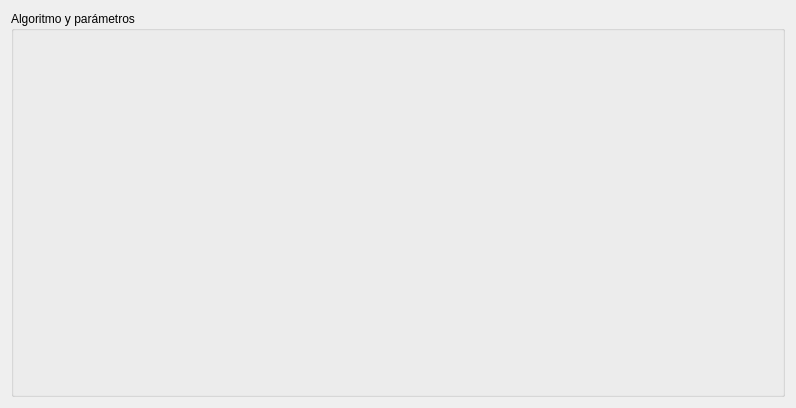
<?xml version="1.0" encoding="UTF-8"?>
<ui version="4.0">
 <class>EquationDialog</class>
 <widget class="QDialog" name="EquationDialog">
  <property name="geometry">
   <rect>
    <x>0</x>
    <y>0</y>
    <width>796</width>
    <height>408</height>
   </rect>
  </property>
  <property name="windowTitle">
   <string>Dialog</string>
  </property>
  <layout class="QHBoxLayout" name="horizontalLayout">
   <item>
    <widget class="QGroupBox" name="equationGroupBox">
     <property name="title">
      <string>Algoritmo y parámetros</string>
     </property>
     <layout class="QHBoxLayout" name="horizontalLayout_2">
      <item>
       <widget class="QLabel" name="equation">
        <property name="text">
         <string/>
        </property>
        <property name="pixmap">
         <pixmap>../assets/equations/fista.png</pixmap>
        </property>
        <property name="scaledContents">
         <bool>false</bool>
        </property>
       </widget>
      </item>
     </layout>
    </widget>
   </item>
  </layout>
 </widget>
 <resources/>
 <connections/>
</ui>
